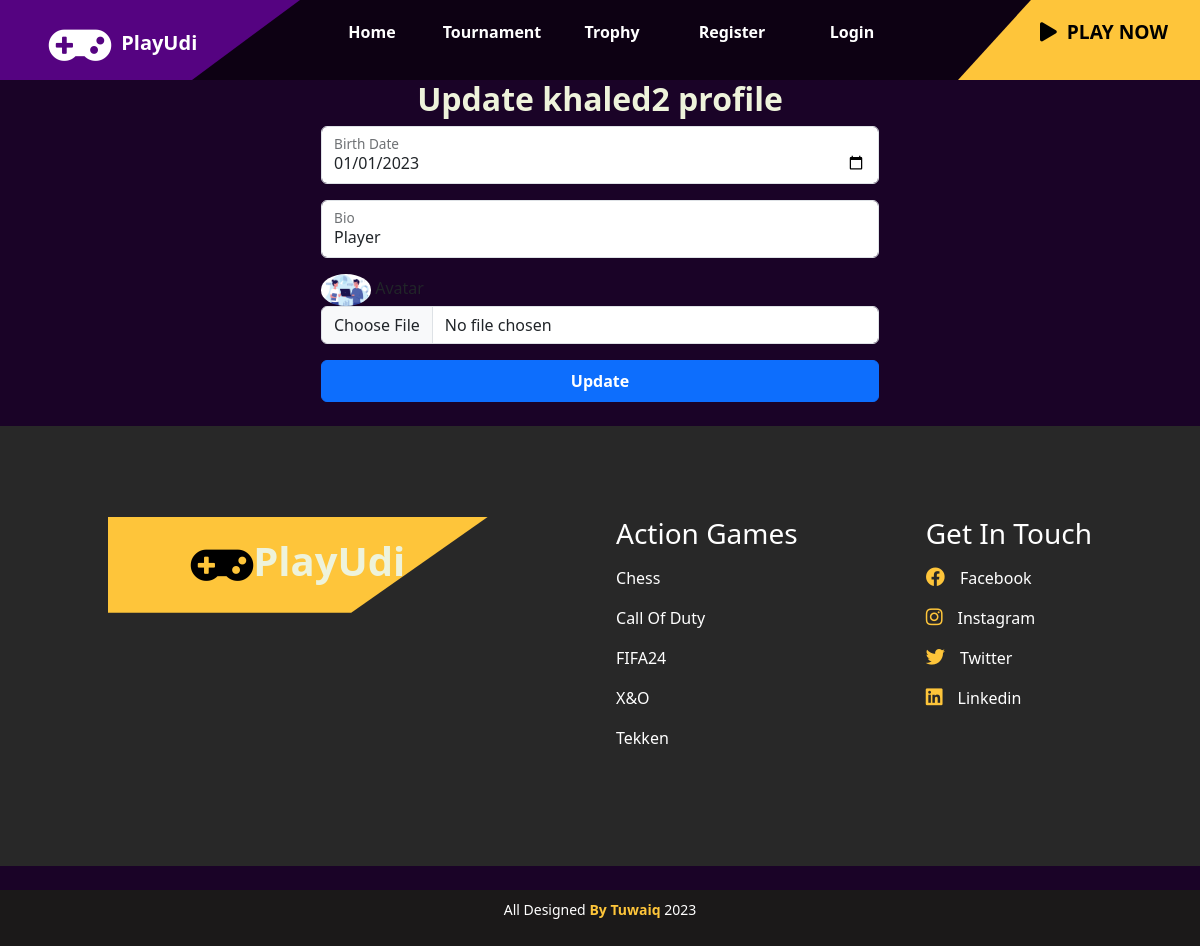
Page /accounts/profile/update/11/ on the earlier database version.
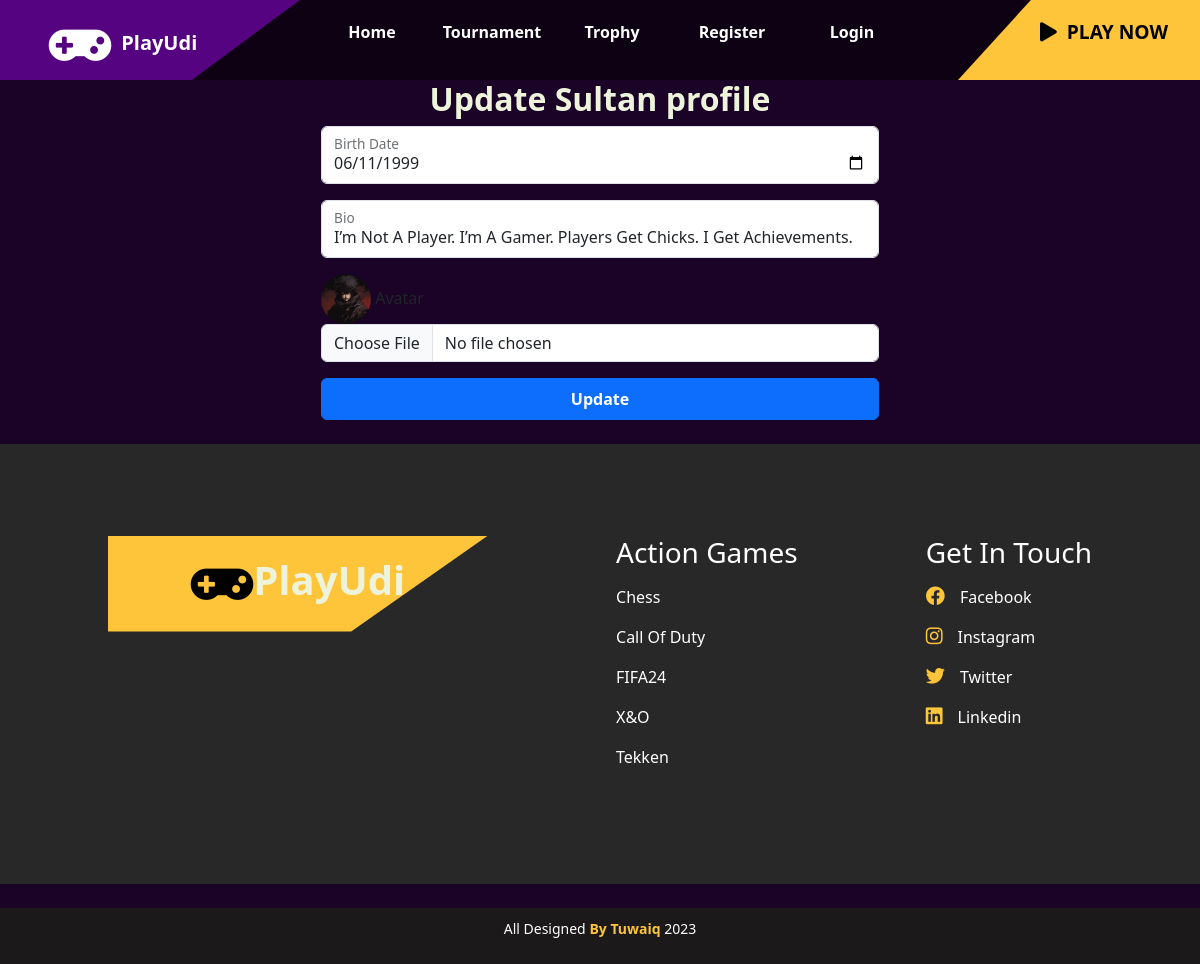
Same page on the later database version.
### tournament/models.py (models this page shows, shortened)
class Profile(models.Model):
    user_choices = (("1", "user"), ("2", "company"))
    user_ranks = (("nor", "Normal"),("pro", "Professional"), ('master', "Master"))
    user = models.OneToOneField(User, on_delete=models.CASCADE)
    bio=models.TextField(default="Player")
    birth_date = models.DateField(default="2000-10-10")
    avatar = models.ImageField(upload_to="images/", default="images/default.png")
    states = models.CharField(max_length=160,choices=user_choices, default="1")
    points = models.IntegerField(default=0)
    user_rank = models.CharField(max_length=160,choices=user_ranks, default="nor")

### accounts/views.py (the view, shortened to what this page needs)
# urls.py: path('profile/update/<user_id>/', views.update_profile_page, name="update_profile_page"),
def update_profile_page(request:HttpRequest, user_id):
    user = User.objects.get(id=user_id)
    profile= Profile.objects.get(user=user)
    return render(request, "accounts/update_profile.html", {"profile" : profile})

### accounts/templates/accounts/update_profile.html (shortened to what this page needs)
{% extends 'main/base.html' %}
{% block content %}
<div class="container d-flex flex-column justify-content-center align-items-center">
    <h2>Update {{profile.user.username}} profile</h2>
    <form class="d-flex flex-column gap-3 w-50" action="{% url 'accounts:update_profile_page' request.user.id %}" method="POST" enctype="multipart/form-data">
        <div class="form-floating">
            <input type="date" class="form-control" id="floatingInput" placeholder="Birth Date" name="birth_date" value="{{profile.birth_date.isoformat}}">
            <label for="floatingInput">Birth Date</label>
        </div>
        <div class="form-floating">
            <input type="text" class="form-control" id="floatingInput" placeholder="Bio" name="bio" value="{{profile.bio}}">
            <label for="floatingInput">Bio</label>
        </div>
        <div class="">
          {% if profile.avatar %}
            <img src="{{profile.avatar.url}}" class="avatar-big rounded-circle" width="50px" />
          {% endif %}
          <label for="floatingAvatar">Avatar</label>
          <input type="file" accept="image/png, image/jpg" class="form-control" id="floatingAvatar" placeholder="avatar" name="avatar">
        </div>
        <button class="btn btn-primary w-100 py-2" type="submit">Update</button>
      </form>
</div>
{% endblock %}

Differences in the rows shown:
no longer on this page (row edited): Profile: user.username "khaled2", birth_date "01/01/2023", bio "Player", avatar (placeholder picture)
now on this page (row edited): Profile: user.username "Sultan", birth_date "06/11/1999", bio "I’m Not A Player. I’m A Gamer. Players Get Chicks. I Get Achievements.", avatar (picture)
